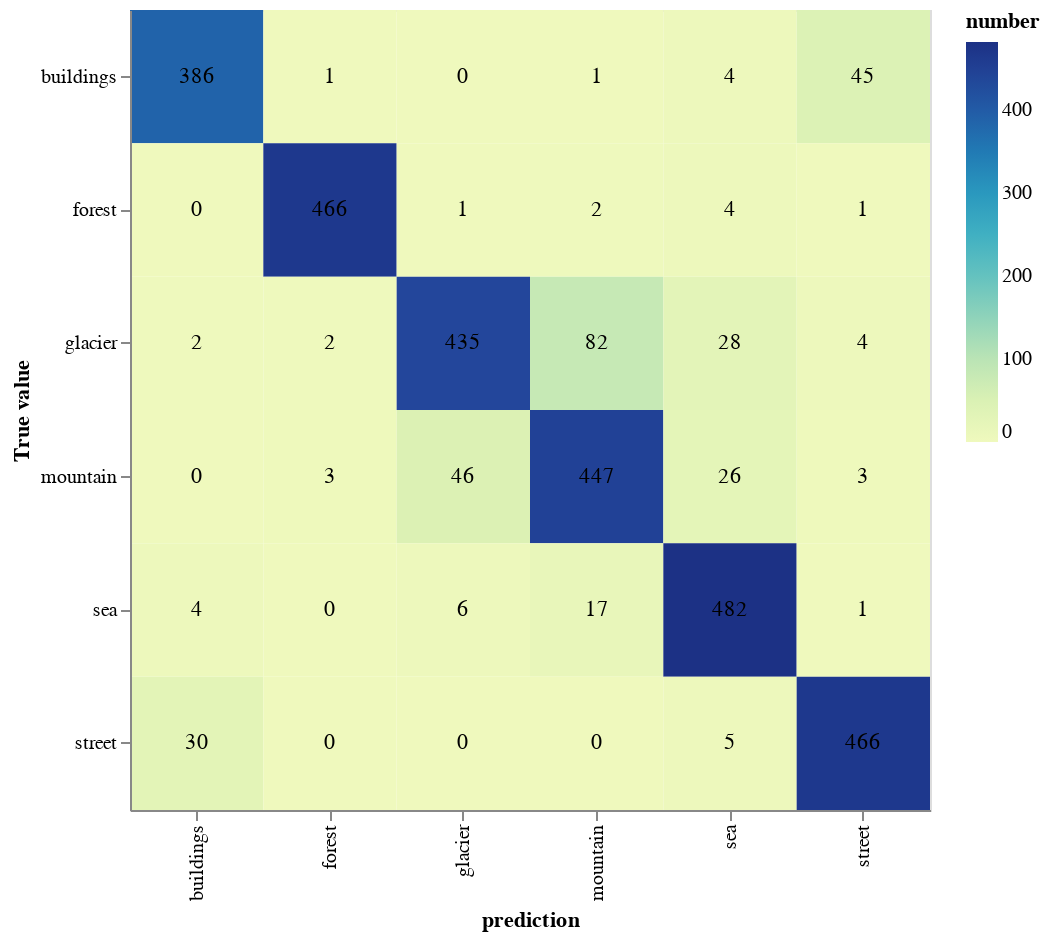

The notebook cell saved with this chart:
### Markdown cell above
On peut voir que le f1 score est bas (en fonction des autres f1) pour les mountains et les gaciers.

### Code cell
idx2Class={v:classes[v] for v in range(6)}


df_confusion=pd.DataFrame(confusion_matrix(label,prediction)).rename(columns=idx2Class,index=idx2Class)


conf=df_confusion.reset_index().melt('index')
conf.columns=['True value','prediction','number']
b=alt.Chart(conf).encode(
            x='prediction:N',
            y='True value:N'
    ).properties(height=400,width=400)

rec=b.mark_rect().encode(
            color='number'
        )
text=b.mark_text().encode(
        text=alt.Text('number')
)

rec+text

### Figure 1 — Vega-Lite specification as saved in the notebook (floating-point values rounded to 4 significant figures)
{"config": {"view": {"continuousWidth": 400, "continuousHeight": 300}}, "layer": [{"mark": "rect", "encoding": {"color": {"type": "quantitative", "field": "number"}, "x": {"type": "nominal", "field": "prediction"}, "y": {"type": "nominal", "field": "True value"}}, "height": 400, "width": 400}, {"mark": "text", "encoding": {"text": {"type": "quantitative", "field": "number"}, "x": {"type": "nominal", "field": "prediction"}, "y": {"type": "nominal", "field": "True value"}}, "height": 400, "width": 400}], "data": {"name": "data-5f9c56aafc45b09d96b6a1be6a46b939"}, "$schema": "https://vega.github.io/schema/vega-lite/v4.8.1.json", "datasets": {"data-5f9c56aafc45b09d96b6a1be6a46b939": [{"True value": "buildings", "prediction": "buildings", "number": 386}, {"True value": "forest", "prediction": "buildings", "number": 0}, {"True value": "glacier", "prediction": "buildings", "number": 2}, {"True value": "mountain", "prediction": "buildings", "number": 0}, {"True value": "sea", "prediction": "buildings", "number": 4}, {"True value": "street", "prediction": "buildings", "number": 30}, {"True value": "buildings", "prediction": "forest", "number": 1}, {"True value": "forest", "prediction": "forest", "number": 466}, {"True value": "glacier", "prediction": "forest", "number": 2}, {"True value": "mountain", "prediction": "forest", "number": 3}, {"True value": "sea", "prediction": "forest", "number": 0}, {"True value": "street", "prediction": "forest", "number": 0}, {"True value": "buildings", "prediction": "glacier", "number": 0}, {"True value": "forest", "prediction": "glacier", "number": 1}, {"True value": "glacier", "prediction": "glacier", "number": 435}, {"True value": "mountain", "prediction": "glacier", "number": 46}, {"True value": "sea", "prediction": "glacier", "number": 6}, {"True value": "street", "prediction": "glacier", "number": 0}, {"True value": "buildings", "prediction": "mountain", "number": 1}, {"True value": "forest", "prediction": "mountain", "number": 2}, {"True value": "glacier", "prediction": "mountain", "number": 82}, {"True value": "mountain", "prediction": "mountain", "number": 447}, {"True value": "sea", "prediction": "mountain", "number": 17}, {"True value": "street", "prediction": "mountain", "number": 0}, {"True value": "buildings", "prediction": "sea", "number": 4}, {"True value": "forest", "prediction": "sea", "number": 4}, {"True value": "glacier", "prediction": "sea", "number": 28}, {"True value": "mountain", "prediction": "sea", "number": 26}, {"True value": "sea", "prediction": "sea", "number": 482}, {"True value": "street", "prediction": "sea", "number": 5}, {"True value": "buildings", "prediction": "street", "number": 45}, {"True value": "forest", "prediction": "street", "number": 1}, {"True value": "glacier", "prediction": "street", "number": 4}, {"True value": "mountain", "prediction": "street", "number": 3}, {"True value": "sea", "prediction": "street", "number": 1}, {"True value": "street", "prediction": "street", "number": 466}]}}
